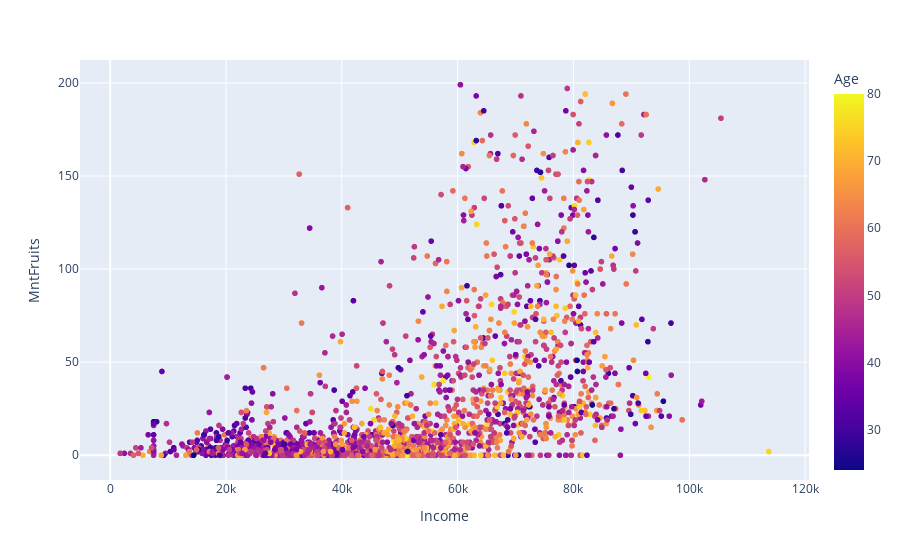

Source (notebook cell):
### Code cell
fig = px.scatter(df,y="MntFruits",x="Income",color="Age")
fig.show()

### Figure 1 — Plotly figure (JSON) as saved in the notebook; plotly's stock layout.template omitted (floating-point values rounded to 4 significant figures; data arrays with more than 128 entries replaced by an {"elided": "..."} marker saying what was removed)
{"data": [{"hovertemplate": "Income=%{x}<br>MntFruits=%{y}<br>Age=%{marker.color}<extra></extra>", "legendgroup": "", "marker": {"color": {"elided": "2205 int values"}, "coloraxis": "coloraxis", "symbol": "circle"}, "mode": "markers", "name": "", "showlegend": false, "type": "scattergl", "x": {"elided": "2205 int values"}, "xaxis": "x", "y": {"elided": "2205 int values"}, "yaxis": "y"}], "layout": {"coloraxis": {"colorbar": {"title": {"text": "Age"}}, "colorscale": [[0, "#0d0887"], [0.1111, "#46039f"], [0.2222, "#7201a8"], [0.3333, "#9c179e"], [0.4444, "#bd3786"], [0.5556, "#d8576b"], [0.6667, "#ed7953"], [0.7778, "#fb9f3a"], [0.8889, "#fdca26"], [1, "#f0f921"]]}, "legend": {"tracegroupgap": 0}, "margin": {"t": 60}, "xaxis": {"anchor": "y", "domain": [0, 1], "title": {"text": "Income"}}, "yaxis": {"anchor": "x", "domain": [0, 1], "title": {"text": "MntFruits"}}}}
